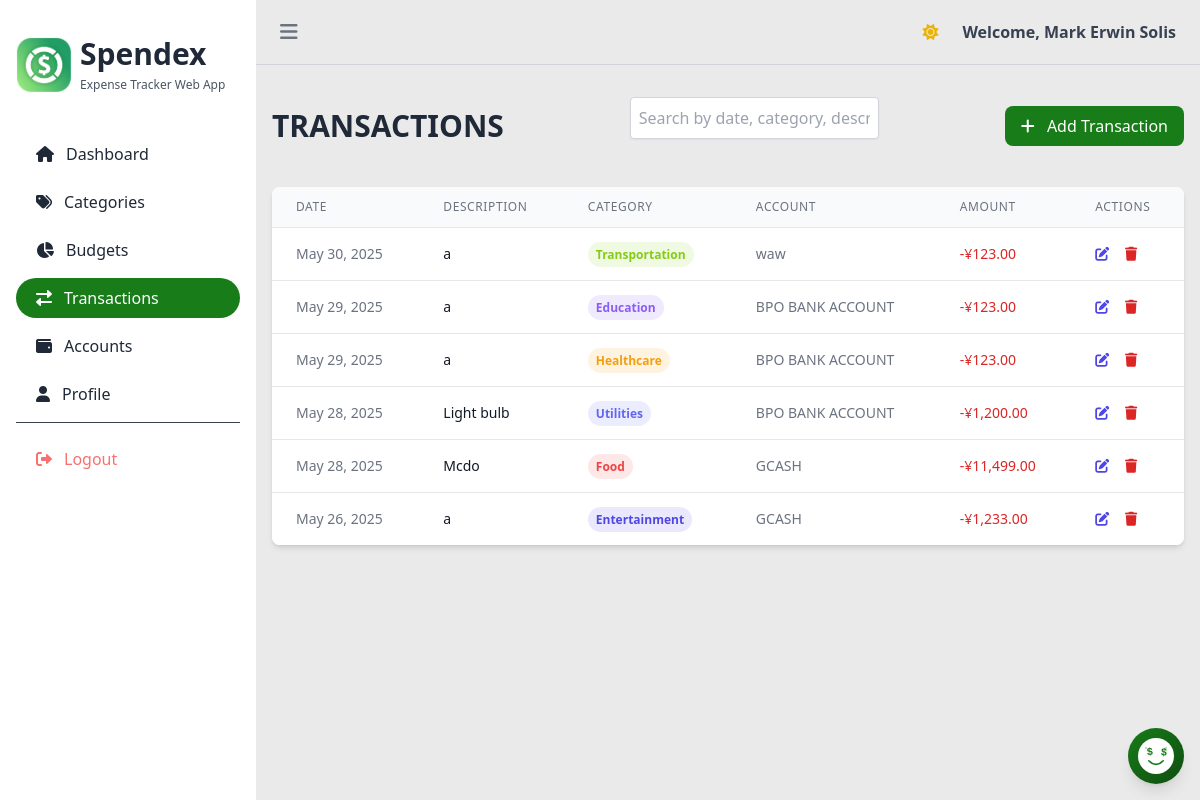
The page /transaction.php (signed in) on the database its author committed.
### tables this page shows
CREATE TABLE `transactions` (
  `id` int(11) NOT NULL,
  `amount` decimal(10,2) NOT NULL,
  `description` text DEFAULT NULL,
  `date` date NOT NULL,
  `category_id` int(11) DEFAULT NULL,
  `account_id` int(11) DEFAULT NULL,
  `user_id` int(11) NOT NULL,
  `transaction_type` enum('income','expense') NOT NULL,
  `created_at` timestamp NOT NULL DEFAULT current_timestamp()
);

CREATE TABLE `categories` (
  `id` int(11) NOT NULL,
  `user_id` int(11) NOT NULL,
  `name` varchar(255) NOT NULL,
  `type` enum('income','expense') NOT NULL DEFAULT 'expense',
  `color` varchar(7) NOT NULL DEFAULT '#4F46E5',
  `created_at` timestamp NOT NULL DEFAULT current_timestamp()
);

CREATE TABLE `accounts` (
  `id` int(11) NOT NULL,
  `name` varchar(255) NOT NULL,
  `type` varchar(50) NOT NULL,
  `balance` decimal(10,2) NOT NULL DEFAULT 0.00,
  `currency` varchar(3) NOT NULL DEFAULT 'PHP',
  `description` text DEFAULT NULL,
  `user_id` int(11) NOT NULL,
  `created_at` timestamp NOT NULL DEFAULT current_timestamp()
);

CREATE TABLE `users` (
  `id` int(11) NOT NULL,
  `name` varchar(255) NOT NULL,
  `email` varchar(255) NOT NULL,
  `password` varchar(255) NOT NULL,
  `currency` varchar(3) NOT NULL DEFAULT 'PHP',
  `last_login` timestamp NULL DEFAULT NULL,
  `created_at` timestamp NOT NULL DEFAULT current_timestamp()
);

### transaction.php (the view, shortened to what this page needs)
<?php
include_once 'dbconn.php';
$user_id = $_SESSION['user_id'];
try {
    $stmt = $conn->prepare("SELECT currency FROM users WHERE id = ?");
    $stmt->execute([$user_id]);
    $user_currency = $stmt->fetchColumn() ?: 'PHP';
} catch(PDOException $e) {
    error_log("Error fetching user currency: " . $e->getMessage());
    $user_currency = 'PHP';
}
$currency_symbols = [
    'PHP' => '₱',
    'USD' => '$',
    'EUR' => '€',
    'GBP' => '£',
    'JPY' => '¥',
    'KRW' => '₩',
    'CAD' => 'C$',
    'AUD' => 'A$'
];
$currency_symbol = $currency_symbols[$user_currency] ?? $user_currency;
try {
    $stmt = $conn->prepare("
        SELECT t.*, c.name as category_name, c.type as category_type, c.color as category_color,
        a.name as account_name
        FROM transactions t
        LEFT JOIN categories c ON t.category_id = c.id
        LEFT JOIN accounts a ON t.account_id = a.id
        WHERE t.user_id = ?
        ORDER BY t.date DESC
    ");
    $stmt->execute([$user_id]);
    $transactions = $stmt->fetchAll(PDO::FETCH_ASSOC);
} catch(PDOException $e) {
    error_log("Error fetching transactions: " . $e->getMessage());
    $transactions = [];
}
?>
<!DOCTYPE html>
<html lang="en" class="light">
<head>
    <script src="https://cdn.tailwindcss.com"></script>
    <link rel="stylesheet" href="https://cdnjs.cloudflare.com/ajax/libs/font-awesome/6.0.0/css/all.min.css">
</head>
<body class="bg-[#EAEAEA] dark:bg-dark-bg-primary min-h-screen transition-colors duration-200">
    <div id="sidebar" class="fixed top-0 left-0 h-full w-64 bg-white dark:bg-dark-bg-secondary text-gray-800 dark:text-white transform lg:translate-x-0 -translate-x-full transition-transform duration-300 ease-in-out z-50">
        <div class="p-4">
            <div class="mb-10 mt-5 flex items-center space-x-2">
                <img src="lightmode.png" alt="Spendex Logo" class="h-14 w-14 block dark:hidden">
                <div class="flex flex-col">
                    <span class="text-3xl font-bold mb-1">Spendex</span>
                    <span class="text-[12px] font-medium text-gray-600 dark:text-gray-400">Expense Tracker Web App</span>
                </div>
            </div>
            <nav>
                <ul class="space-y-2">
                    <li>
                        <a href="dashboard.php" class="flex items-center p-2 pl-5 hover:bg-gray-100 dark:hover:bg-gray-700 rounded-full">
                            <i class="fas fa-home mr-3"></i>
                            Dashboard
                        </a>
                    </li>
                    <li>
                        <a href="categories.php" class="flex items-center p-2 pl-5 hover:bg-gray-100 dark:hover:bg-gray-700 rounded-full">
                            <i class="fas fa-tags mr-3"></i>
                            Categories
                        </a>
                    </li>
                    <li>
                        <a href="budget.php" class="flex items-center p-2 pl-5 hover:bg-gray-100 dark:hover:bg-gray-700 rounded-full">
                            <i class="fas fa-chart-pie mr-3"></i>
                            Budgets
                        </a>
                    </li>
                    <li>
                        <a href="transaction.php" class="flex items-center p-2 pl-5 bg-[#187C19] text-white rounded-full">
                            <i class="fas fa-exchange-alt mr-3"></i>
                            Transactions
                        </a>
                    </li>
                    <li>
                        <a href="account.php" class="flex items-center p-2 pl-5 hover:bg-gray-100 dark:hover:bg-gray-700 rounded-full">
                            <i class="fas fa-wallet mr-3"></i>
                            Accounts
                        </a>
                    </li>
                    <li>
                        <a href="profile.php" class="flex items-center p-2 pl-5 hover:bg-gray-100 dark:hover:bg-gray-700 rounded-full">
                            <i class="fas fa-user mr-3"></i>
                            Profile
                        </a>
                    </li>
                    <li class="pt-4 mt-4 border-t border-gray-700">
                        <a href="actions/logout.php" class="flex items-center p-2 pl-5 hover:bg-gray-100 dark:hover:bg-gray-700 rounded-full text-red-400">
                            <i class="fas fa-sign-out-alt mr-3"></i>
                            Logout
                        </a>
                    </li>
                </ul>
            </nav>
        </div>
    </div>
    <div class="min-h-screen lg:ml-64">
        <nav>
            <div class="container mx-auto px-6 py-3 flex justify-between items-center border-b border-gray-300 dark:border-gray-700">
                <div class="flex items-center">
                    <button id="sidebarToggle" class="text-gray-500 dark:text-gray-300 hover:text-gray-700 dark:hover:text-white focus:outline-none mr-4 ">
                        <i class="fas fa-bars text-xl"></i>
                    </button>
                </div>
                <div class="flex items-center space-x-4">
                    <button id="themeToggle" class="p-2 rounded-lg hover:bg-gray-100 dark:hover:bg-gray-700 focus:outline-none">
                        <i class="fas fa-sun text-yellow-500 dark:hidden"></i>
                    </button>
                    <span class="text-gray-700 font-bold dark:text-gray-300">Welcome, <?php echo htmlspecialchars($_SESSION['user_name']); ?></span>
                </div>
            </div>
        </nav>
        <div class="container mx-auto px-4 py-8">
            <div class="flex justify-between items-center mb-8">
                <h1 class="text-3xl font-bold text-gray-800 dark:text-white">TRANSACTIONS</h1>
                <div class="mb-4">
                    <input type="text" id="search" placeholder="Search by date, category, description, or account..."
                        class="w-full p-2 border border-gray-300 rounded shadow-sm focus:outline-none focus:ring focus:border-blue-500">
                </div>
                <button onclick="openAddTransactionModal()" class="bg-[#187C19] hover:bg-green-600 text-white px-4 py-2 rounded-lg">
                    <i class="fas fa-plus mr-2"></i> Add Transaction
                </button>
            </div>
            <div class="bg-white dark:bg-dark-bg-secondary rounded-lg shadow-md overflow-hidden">
                <table class="min-w-full divide-y divide-gray-200 dark:divide-gray-700">
                    <thead class="bg-gray-50 dark:bg-gray-800">
                        <tr>
                            <th class="px-6 py-3 text-left text-xs font-medium text-gray-500 dark:text-gray-400 uppercase tracking-wider">Date</th>
                            <th class="px-6 py-3 text-left text-xs font-medium text-gray-500 dark:text-gray-400 uppercase tracking-wider">Description</th>
                            <th class="px-6 py-3 text-left text-xs font-medium text-gray-500 dark:text-gray-400 uppercase tracking-wider">Category</th>
                            <th class="px-6 py-3 text-left text-xs font-medium text-gray-500 dark:text-gray-400 uppercase tracking-wider">Account</th>
                            <th class="px-6 py-3 text-left text-xs font-medium text-gray-500 dark:text-gray-400 uppercase tracking-wider">Amount</th>
                            <th class="px-6 py-3 text-left text-xs font-medium text-gray-500 dark:text-gray-400 uppercase tracking-wider">Actions</th>
                        </tr>
                    </thead>
                    <tbody class="bg-white dark:bg-dark-bg-secondary divide-y divide-gray-200 dark:divide-gray-700">
                        <?php foreach ($transactions as $transaction): ?>
                        <tr>
                            <td class="px-6 py-4 whitespace-nowrap text-sm text-gray-500 dark:text-gray-400">
                                <?php echo date('M d, Y', strtotime($transaction['date'])); ?>
                            </td>
                            <td class="px-6 py-4 whitespace-nowrap text-sm text-gray-900 dark:text-gray-100">
                                <?php echo htmlspecialchars($transaction['description']); ?>
                            </td>
                            <td class="px-6 py-4 whitespace-nowrap text-sm">
                                <span class="px-2 py-1 rounded-full text-xs font-semibold" style="background-color: <?php echo $transaction['category_color']; ?>20; color: <?php echo $transaction['category_color']; ?>">
                                    <?php echo htmlspecialchars($transaction['category_name']); ?>
                                </span>
                            </td>
                            <td class="px-6 py-4 whitespace-nowrap text-sm text-gray-500 dark:text-gray-400">
                                <?php echo htmlspecialchars($transaction['account_name']); ?>
                            </td>
                            <td class="px-6 py-4 whitespace-nowrap text-sm font-medium <?php echo $transaction['category_type'] === 'income' ? 'text-green-600 dark:text-green-400' : 'text-red-600 dark:text-red-400'; ?>">
                                <?php echo $transaction['category_type'] === 'income' ? '+' : '-'; ?><?php echo $currency_symbol . number_format($transaction['amount'], 2); ?>
                            </td>
                            <td class="px-6 py-4 whitespace-nowrap text-sm font-medium">
                                <button onclick="openEditTransactionModal(<?php echo htmlspecialchars(json_encode($transaction)); ?>)" class="text-indigo-600 dark:text-indigo-400 hover:text-indigo-900 dark:hover:text-indigo-200 mr-3">
                                    <i class="fas fa-edit"></i>
                                </button>
                                <button onclick="deleteTransaction(<?php echo $transaction['id']; ?>)" class="text-red-600 dark:text-red-400 hover:text-red-900 dark:hover:text-red-200">
                                    <i class="fas fa-trash"></i>
                                </button>
                            </td>
                        </tr>
                        <?php endforeach; ?>
                    </tbody>
                </table>
            </div>
        </div>
    </div>
    <?php include 'includes/spendora_chat.php'; ?>
</body>
</html>

### rows shown on the page
transactions: date "May 30, 2025", description "a", category.name "Transportation", account.name "waw", user.currency "¥", amount "123.00"
transactions: date "May 29, 2025", description "a", category.name "Education", account.name "BPO BANK ACCOUNT", user.currency "¥", amount "123.00"
transactions: date "May 29, 2025", description "a", category.name "Healthcare", account.name "BPO BANK ACCOUNT", user.currency "¥", amount "123.00"
transactions: date "May 28, 2025", description "Light bulb", category.name "Utilities", account.name "BPO BANK ACCOUNT", user.currency "¥", amount "1,200.00"
transactions: date "May 28, 2025", description "Mcdo", category.name "Food", account.name "GCASH", user.currency "¥", amount "11,499.00"
transactions: date "May 26, 2025", description "a", category.name "Entertainment", account.name "GCASH", user.currency "¥", amount "1,233.00"

### other values the page prints
$_SESSION['user_name'] "Mark Erwin Solis"
